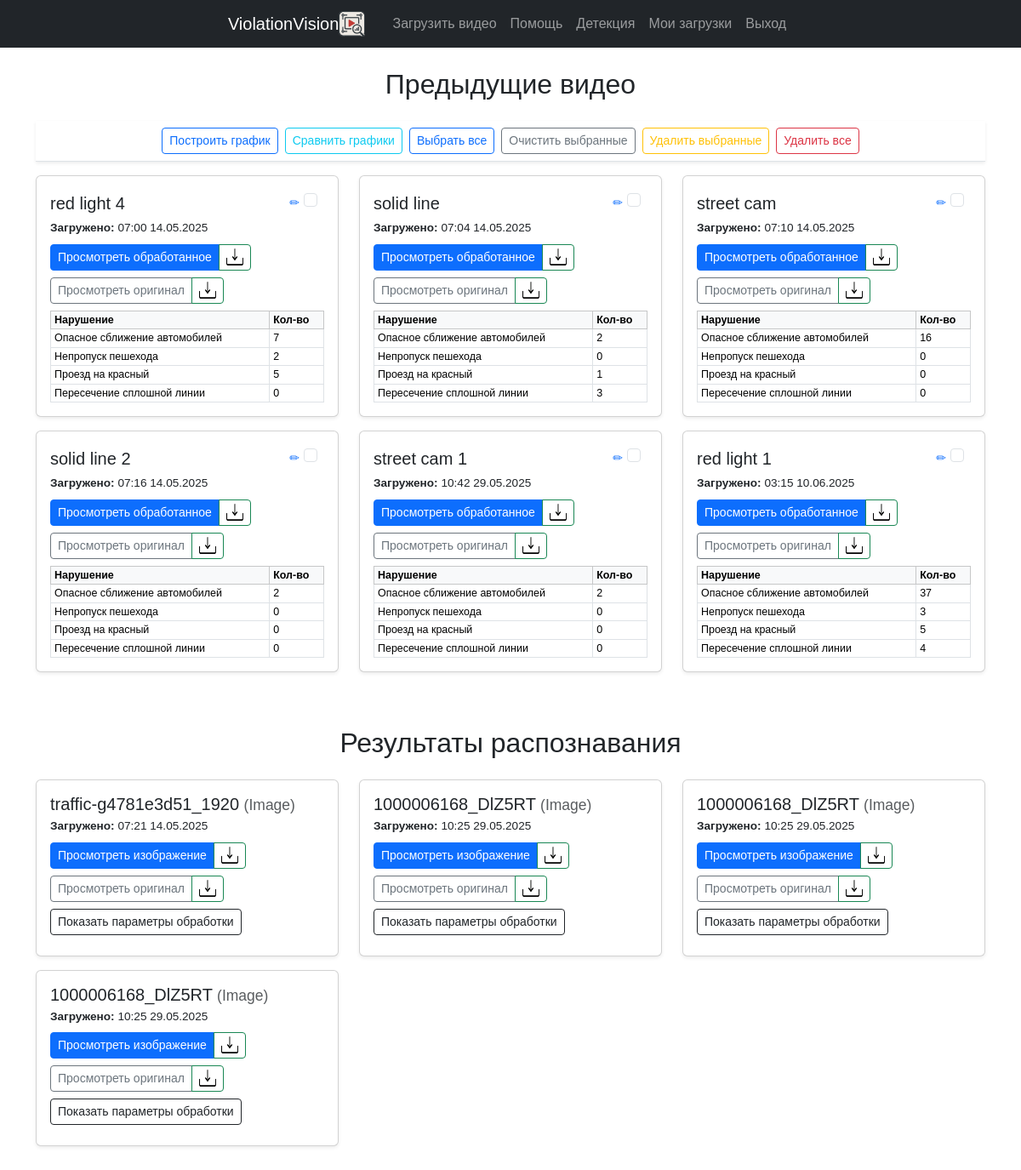
Screenshot of /previous (signed in) with the database file from the repository.
### core/models.py (models this page shows, shortened)
class AlgorithmVideo(models.Model):
    user = models.ForeignKey(User, on_delete=models.SET_NULL, null=True, blank=True)
    session_key = models.CharField(max_length=40, null=True, blank=True)
    title = models.CharField(max_length=255, blank=True, default="")
    video = models.FileField(upload_to='uploads/video/')
    processed_video = models.FileField(upload_to='processed/video/', null=True, blank=True)
    violation = models.JSONField(default=dict, blank=True)
    created_at = models.DateTimeField(auto_now_add=True)

class RecognitionModel(models.Model):
    MEDIA_TYPE_CHOICES = (
        ('image', 'Image'),
        ('video', 'Video'),
    )
    user = models.ForeignKey(User, on_delete=models.SET_NULL, null=True, blank=True)
    session_key = models.CharField(max_length=40, null=True, blank=True)
    title = models.CharField(max_length=255, blank=True, default="", verbose_name="Название")  # Новое поле
    original_media = models.FileField(upload_to='uploads/recognition/')
    processed_media = models.FileField(upload_to='processed/recognition/', null=True, blank=True)
    media_type = models.CharField(max_length=10, choices=MEDIA_TYPE_CHOICES)
    media_name = models.CharField(max_length=255, null=True, blank=True)
    processing_params = models.JSONField(default=dict)
    detection_txt = models.FileField(upload_to='results/txt/', null=True, blank=True)
    cropped_images = models.JSONField(default=list, blank=True)
    created_at = models.DateTimeField(auto_now_add=True)

### core/views.py (the view)
# urls.py: path('previous', views.previous, name='previous'),
def previous(request):
    if request.user.is_authenticated:
        videos = AlgorithmVideo.objects.filter(user=request.user)
        recognition_models = RecognitionModel.objects.filter(user=request.user)
    else:
        videos = AlgorithmVideo.objects.filter(session_key=request.session.session_key)
        recognition_models = RecognitionModel.objects.filter(session_key=request.session.session_key)
    return render(request, 'core/previous.html', {
        'videos': videos,
        'recognition_models': recognition_models
    })

### templates/core/previous.html (shortened to what this page needs)
{% extends 'core/base.html' %}
{% load static %}
{% block content %}
<div class="container py-4">
    <h2 class="text-center mb-4">Предыдущие видео</h2>
    {% if videos %}
    <form id="graph-form" method="get" action="{% url 'violation_graph' %}">
        <div class="control-panel d-flex flex-wrap justify-content-center gap-2 mb-3 sticky-top bg-white py-2 border-bottom shadow-sm" style="z-index: 1030;">
            <button type="submit" name="mode" value="single" class="btn btn-outline-primary btn-sm">Построить график</button>
            <button type="submit" name="mode" value="compare" class="btn btn-outline-info btn-sm">Сравнить графики</button>
            <button type="button" class="btn btn-outline-primary btn-sm" onclick="selectAll()">Выбрать все</button>
            <button type="button" class="btn btn-outline-secondary btn-sm" onclick="clearSelection()">Очистить выбранные</button>
            <button type="button" class="btn btn-outline-warning btn-sm" onclick="deleteSelected()">Удалить выбранные</button>
            <button type="button" class="btn btn-outline-danger btn-sm" onclick="deleteAll()">Удалить все</button>
        </div>
        <div class="row">
            {% for video in videos %}
            <div class="col-sm-12 col-md-6 col-lg-4 mb-3">
                <div class="card shadow-sm h-100">
                    <div class="card-body">
                        <div class="form-check float-end">
                            {% if video.processed_video %}
                            <input class="form-check-input video-checkbox" type="checkbox" name="video_ids" value="{{ video.id }}">
                            {% endif %}
                        </div>
                        <h5 class="card-title mb-1 d-flex align-items-center justify-content-between">
                            <span class="video-title" data-video-id="{{ video.id }}">{{ video.title|default:"Видеофайл" }}</span>
                            <button type="button" class="btn btn-sm btn-link text-decoration-none px-1" onclick="editTitle({{ video.id }})">✏</button>
                        </h5>
                        <p class="card-text mb-2" style="font-size: 0.85rem;"><strong>Загружено:</strong> {{ video.created_at|date:"H:i d.m.Y" }}</p>
                        {% if video.processed_video %}
                        <div class="d-flex flex-wrap align-items-center gap-2 mb-2">
                            <div class="btn-group" role="group">
                                <button type="button" class="btn btn-primary btn-sm" data-bs-toggle="modal" data-bs-target="#viewModal" data-video-url="{{ video.processed_video.url }}">
                                    Просмотреть обработанное
                                </button>
                                <a href="{{ video.processed_video.url }}" download class="btn btn-outline-success btn-sm">
                                    <img src="{% static 'images/download.png' %}" alt="Скачать" style="width: 20px; height: 20px;">
                                </a>
                            </div>
                            <div class="btn-group" role="group">
                                <button type="button" class="btn btn-outline-secondary btn-sm" data-bs-toggle="modal" data-bs-target="#viewModal" data-video-url="{{ video.video.url }}">
                                    Просмотреть оригинал
                                </button>
                                <a href="{{ video.video.url }}" download class="btn btn-outline-success btn-sm">
                                    <img src="{% static 'images/download.png' %}" alt="Скачать" style="width: 20px; height: 20px;">
                                </a>
                            </div>
                        </div>
                        {% if video.violation %}
                        <div class="table-responsive">
                            <table class="table table-sm table-bordered mb-0" style="font-size: 0.78rem; line-height: 1;">
                                <thead class="table-light">
                                    <tr>
                                        <th>Нарушение</th>
                                        <th>Кол-во</th>
                                    </tr>
                                </thead>
                                <tbody>
                                    {% for key, value in video.violation.items %}
                                    <tr>
                                        <td>{{ key }}</td>
                                        <td>{{ value }}</td>
                                    </tr>
                                    {% endfor %}
                                </tbody>
                            </table>
                        </div>
                        {% endif %}
                        {% else %}
                            <p class="text-warning mb-0">Обработка ещё не завершена.</p>
                        {% endif %}
                    </div>
                </div>
            </div>
            {% endfor %}
        </div>
    </form>
    {% else %}
        <p class="text-center text-muted">Нет загруженных видео.</p>
    {% endif %}
        <h2 class="text-center mb-4 mt-5">Результаты распознавания</h2>
        {% if recognition_models %}
    <div class="row">
        {% for model in recognition_models %}
        <div class="col-sm-12 col-md-6 col-lg-4 mb-3">
            <div class="card shadow-sm h-100">
                <div class="card-body">
                    <h5 class="card-title mb-1">
                        {{ model.title|default:"Файл распознавания" }}
                        <small class="text-muted">({{ model.get_media_type_display }})</small>
                    </h5>
                    <p class="card-text mb-2" style="font-size: 0.85rem;">
                        <strong>Загружено:</strong> {{ model.created_at|date:"H:i d.m.Y" }}
                    </p>
                    {% if model.processed_media %}
                    <div class="d-flex flex-wrap align-items-center gap-2 mb-2">
                        <div class="btn-group" role="group">
                            {% if model.media_type == 'video' %}
                                <button type="button" class="btn btn-primary btn-sm" data-bs-toggle="modal" data-bs-target="#viewModal" data-video-url="{{ model.processed_media.url }}">
                                    Просмотреть результат
                                </button>
                            {% else %}
                                <a href="{{ model.processed_media.url }}" class="btn btn-primary btn-sm" target="_blank">
                                    Просмотреть изображение
                                </a>
                            {% endif %}
                            <a href="{{ model.processed_media.url }}" download class="btn btn-outline-success btn-sm">
                                <img src="{% static 'images/download.png' %}" alt="Скачать" style="width: 20px; height: 20px;">
                            </a>
                        </div>
                        <div class="btn-group" role="group">
                            {% if model.media_type == 'video' %}
                                <button type="button" class="btn btn-outline-secondary btn-sm" data-bs-toggle="modal" data-bs-target="#viewModal" data-video-url="{{ model.original_media.url }}">
                                    Просмотреть оригинал
                                </button>
                            {% else %}
                                <a href="{{ model.original_media.url }}" class="btn btn-outline-secondary btn-sm" target="_blank">
                                    Просмотреть оригинал
                                </a>
                            {% endif %}
                            <a href="{{ model.original_media.url }}" download class="btn btn-outline-success btn-sm">
                                <img src="{% static 'images/download.png' %}" alt="Скачать" style="width: 20px; height: 20px;">
                            </a>
                        </div>
                    </div>
                    <button class="btn btn-outline-dark btn-sm mb-2" type="button" data-bs-toggle="collapse" data-bs-target="#params{{ model.id }}">
                        Показать параметры обработки
                    </button>
                    {% else %}
                        <p class="text-warning mb-0">Обработка ещё не завершена.</p>
                    {% endif %}
                </div>
            </div>
        </div>
        {% endfor %}
    </div>
    {% else %}
        <p class="text-center text-muted">Нет результатов распознавания.</p>
    {% endif %}
</div>
{% endblock %}

### templates/core/base.html (shortened to what this page needs)
{% load static %}
<html lang="en">
<head>
    <link href="https://cdn.jsdelivr.net/npm/bootstrap@5.3.2/dist/css/bootstrap.min.css" rel="stylesheet">
    <link href="https://cdn.jsdelivr.net/npm/bootstrap-icons@1.10.5/font/bootstrap-icons.css" rel="stylesheet">
    <link rel="stylesheet" href="{% static 'css/style.css' %}">
</head>
<body class="d-flex flex-column min-vh-100">
    <nav class="navbar navbar-expand-lg navbar-dark bg-dark">
        <div class="container justify-content-center">
            <a class="navbar-brand d-flex align-items-center" href="{% url 'main' %}">
                ViolationVision
                <img src="{% static 'images/logo.png' %}" alt="Logo" height="30" class="me-2">
            </a>
            <div class="collapse navbar-collapse flex-grow-0" id="navbarNav">
                <ul class="navbar-nav ms-auto">
                    <li class="nav-item">
                        <a class="nav-link" href="{% url 'upload' %}">Загрузить видео</a>
                    </li>
                    <li class="nav-item">
                        <a class="nav-link" href="/help">Помощь</a>
                    </li>
                    <li class="nav-item">
                        <a class="nav-link" href="{% url 'detection' %}">Детекция</a>
                    </li>
                    <li class="nav-item">
                        <a class="nav-link" href="{% url 'previous' %}">Мои загрузки</a>
                    </li>
                    {% if user.is_authenticated %}
                        <a class="nav-link" href="{% url 'logout' %}">Выход</a>
                    {% endif %}
                </ul>
            </div>
        </div>
    </nav>
    <main class="flex-grow-1">
        {% block content %}
        {% endblock %}
    </main>
</body>
</html>

### static/css/style.css (style rules this page uses)
body { font-family: Arial, sans-serif; }

### rows the page displays
AlgorithmVideo: title "red light 4", created_at "07:00 14.05.2025", violation "Опасное сближение автомобилей" "Непропуск пешехода" "Проезд на красный" "Пересечение сплошной линии", violation "7" "2" "5" "0"
AlgorithmVideo: title "solid line", created_at "07:04 14.05.2025", violation "Опасное сближение автомобилей" "Непропуск пешехода" "Проезд на красный" "Пересечение сплошной линии", violation "2" "0" "1" "3"
AlgorithmVideo: title "street cam", created_at "07:10 14.05.2025", violation "Опасное сближение автомобилей" "Непропуск пешехода" "Проезд на красный" "Пересечение сплошной линии", violation "16" "0" "0" "0"
AlgorithmVideo: title "solid line 2", created_at "07:16 14.05.2025", violation "Опасное сближение автомобилей" "Непропуск пешехода" "Проезд на красный" "Пересечение сплошной линии", violation "2" "0" "0" "0"
AlgorithmVideo: title "street cam 1", created_at "10:42 29.05.2025", violation "Опасное сближение автомобилей" "Непропуск пешехода" "Проезд на красный" "Пересечение сплошной линии", violation "2" "0" "0" "0"
AlgorithmVideo: title "red light 1", created_at "03:15 10.06.2025", violation "Опасное сближение автомобилей" "Непропуск пешехода" "Проезд на красный" "Пересечение сплошной линии", violation "37" "3" "5" "4"
RecognitionModel: title "traffic-g4781e3d51_1920", media_type "Image", created_at "07:21 14.05.2025"
RecognitionModel: title "1000006168_DlZ5RT", media_type "Image", created_at "10:25 29.05.2025"
RecognitionModel: title "1000006168_DlZ5RT", media_type "Image", created_at "10:25 29.05.2025"
RecognitionModel: title "1000006168_DlZ5RT", media_type "Image", created_at "10:25 29.05.2025"
